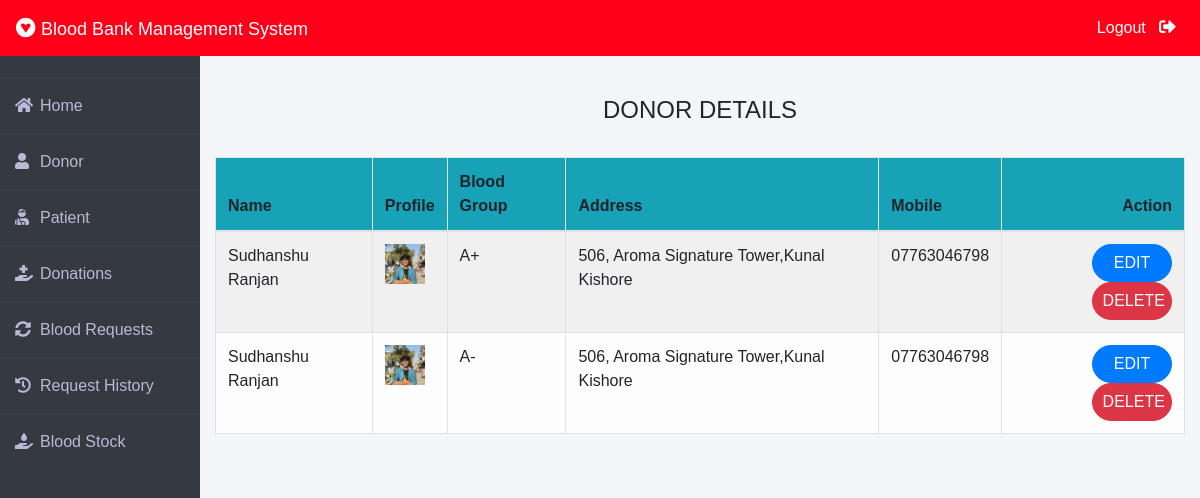
Page /admin-donor (signed in) on the committed database.
### donor/models.py (models this page shows, shortened)
class Donor(models.Model):
    user=models.OneToOneField(User,on_delete=models.CASCADE)
    profile_pic= models.ImageField(upload_to='profile_pic/Donor/',null=True,blank=True)
    bloodgroup=models.CharField(max_length=10)
    address = models.CharField(max_length=40)
    mobile = models.CharField(max_length=20,null=False)
    @property
    def get_name(self):
        return self.user.first_name+" "+self.user.last_name

### blood/views.py (the view)
# urls.py: path('admin-donor', views.admin_donor_view,name='admin-donor'),
@login_required(login_url='adminlogin')
def admin_donor_view(request):
    donors=dmodels.Donor.objects.all()
    return render(request,'blood/admin_donor.html',{'donors':donors})

### templates/blood/admin_donor.html
{% extends 'blood/adminbase.html' %}
{% block content %}
{% load widget_tweaks %}
{%load static%}
<br><br>
<div class="container">
    <H4 class="text-center">DONOR DETAILS</H4><br>
    <table class="table table-light table-hover table-bordered table-striped">
        <thead class="bg-info">
            <tr>
                <th scope="col">Name</th>
                <th scope="col">Profile</th>
                <th scope="col">Blood Group</th>
                <th scope="col">Address</th>
                <th scope="col">Mobile</th>
                <th class="text-right">Action</th>
            </tr>
        </thead>
        <tbody>
            {% for t in donors %}
            <tr>
                <td> {{t.get_name}}</td>
                <td> <img src="{% static t.profile_pic.url %}" alt="Profile Pic" height="40px" width="40px" /></td>
                <td>{{t.bloodgroup}}</td>
                <td>{{t.address}}</td>
                <td>{{t.mobile}}</td>
                <td class="text-right">
                    <button class="btn btn-primary badge-pill" style="width: 80px;"><a  style="text-decoration: none;color: white;" href="{% url 'update-donor' t.id  %}">EDIT</a> </button>
                    <button class="btn btn-danger badge-pill" style="width: 80px;"><a  style="text-decoration: none;color: white;" href="{% url 'delete-donor' t.id  %}">DELETE</a> </button>
                </td>
            </tr>
            {% endfor %}
        </tbody>
    </table>
</div>
{% endblock content %}

### templates/blood/adminbase.html (shortened to what this page needs)
<!DOCTYPE html>
<html lang="en">
<head>
    <link rel="stylesheet" href="https://maxcdn.bootstrapcdn.com/bootstrap/4.0.0/css/bootstrap.min.css">
    <link rel="stylesheet" href="https://cdnjs.cloudflare.com/ajax/libs/font-awesome/5.14.0/css/all.css">
</head>
<body>
    <nav class="navbar navbar-expand-lg navbar-light fixed-top bg-danger">
        <a style="color:white;" class="navbar-brand" href="/"><i class="fab fa-gratipay"></i>&nbsp;<font face = "Comic sans MS" size ="4">Blood Bank Management System</font></a>
        <div class="navbar-collapse collapse w-100 order-3 dual-collapse2">
            <ul class="navbar-nav ml-auto">
                <li class="nav-item">
                    <a class="nav-link" style="color: white;" href="/logout">Logout &nbsp; <i class="fas fa-sign-out-alt"></i></a>
                </li>
            </ul>
        </div>
      </nav>
<br><br>
<div class="wrapper">
    <div class="sidebar">
        <ul>
            <li><a style="text-decoration:none;" href="/"><i class="fas fa-home"></i>Home</a></li>
            <li><a style="text-decoration:none;" href="/admin-donor"><i class="fas fa-user"></i>Donor</a></li>
            <li><a style="text-decoration:none;" href="/admin-patient"><i class="fas fa-user-injured"></i>Patient</a></li>
            <li><a style="text-decoration:none;" href="/admin-donation"><i class="fas fa-hand-holding-medical"></i>Donations</a></li>
            <li><a style="text-decoration:none;" href="/admin-request"><i class="fas fa-sync-alt"></i>Blood Requests</a></li>
            <li><a style="text-decoration:none;" href="/admin-request-history"><i class="fas fa-history"></i>Request History</a></li>
            <li><a style="text-decoration:none;" href="/admin-blood"><i class="fas fa-hand-holding-water"></i>Blood Stock</a></li>
        </ul>
    </div>
    <div class="main_content">
{% block content %}
{% endblock content %}
    </div>
</div>
</body>
</html>

### templates/blood/adminbase.html (style rules this page uses)
* { margin: 0; padding: 0; box-sizing: border-box; list-style: none; text-decoration: none; font-family: 'Josefin Sans', sans-serif; }
body { background-color: #f3f5f9; }
.bg-danger { background-color: #ff0018!important; }
.wrapper { display: flex; position: relative; }
.wrapper .sidebar { width: 200px; height: 100%; background: #343a40; padding: 30px 0px; position: fixed; }
.wrapper .sidebar ul li { padding: 15px; border-bottom: 1px solid #bdb8d7; border-bottom: 1px solid rgba(0,0,0,0.05); border-top: 1px solid rgba(255,255,255,0.05); }
.wrapper .sidebar ul li a { color: #bdb8d7; display: block; }
.wrapper .sidebar ul li a .fas { width: 25px; }
.wrapper .main_content { width: 100%; margin-left: 200px; }
.fa-sign-out-alt { color: white; font-size: 2ex; }

### rows in the picture
Donor: get_name "Sudhanshu Ranjan", profile_pic (picture), bloodgroup "A+", address "506, Aroma Signature Tower,Kunal Kishore", mobile "07763046798"
Donor: get_name "Sudhanshu Ranjan", profile_pic (picture), bloodgroup "A-", address "506, Aroma Signature Tower,Kunal Kishore", mobile "07763046798"
